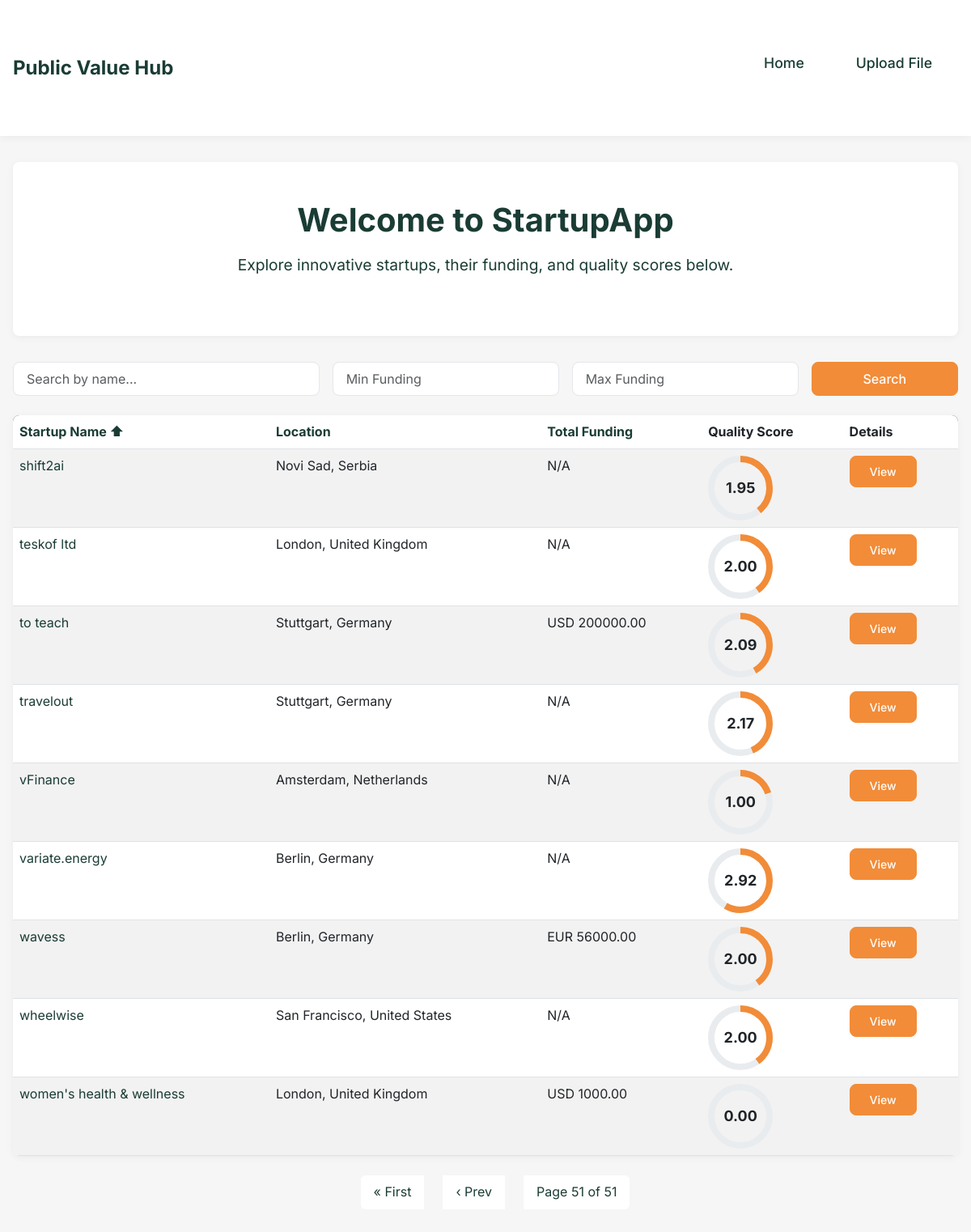
Screenshot of /?page=51&sort=item_name&order=asc&q=&min_funding=None&max_funding=None with the database file from the repository.
### startupapp/models.py (models this page shows, shortened)
class Startup(models.Model):
    startup_id = models.CharField(max_length=50, unique=True)
    item_name = models.CharField(max_length=255)
    pipeline = models.CharField(max_length=50, null=True, blank=True)
    location = models.CharField(max_length=150, null=True, blank=True)
    markets = models.TextField(null=True, blank=True)
    founders = models.JSONField(default=list, blank=True)
    social_media = models.JSONField(default=dict, blank=True)
    tagline = models.TextField(null=True, blank=True)
    milestone = models.TextField(null=True, blank=True)
    revenue_model = models.TextField(null=True, blank=True)
    sources = models.JSONField(default=list, blank=True)
    last_contact = models.DateTimeField(null=True, blank=True)
    incorporated = models.CharField(max_length=100, null=True, blank=True)
    founded_date = models.DateField(null=True, blank=True)
    differentiators = models.TextField(null=True, blank=True)
    description = models.TextField(null=True, blank=True)
    interfaces = models.TextField(null=True, blank=True)
    total_funding_currency = models.CharField(max_length=3, null=True, blank=True)  # Example: "USD"
    total_funding_amount = models.DecimalField(max_digits=15, decimal_places=2, null=True, blank=True)
    cash_runway = models.CharField(max_length=50, null=True, blank=True)
    rev_last_12_months = models.CharField(max_length=50, null=True, blank=True)
    rev_last_month = models.CharField(max_length=50, null=True, blank=True)
    rounds = models.IntegerField(null=True, blank=True)
    clients = models.TextField(null=True, blank=True)
    videos = models.TextField(null=True, blank=True)
    files = models.TextField(null=True, blank=True)
    created_at = models.DateTimeField(auto_now_add=True)
    updated_at = models.DateTimeField(auto_now=True)
    class Meta:
        indexes = [
            models.Index(fields=['startup_id']),
            models.Index(fields=['item_name']),
        ]

class StartupApplication(models.Model):
    startup = models.ForeignKey(Startup, on_delete=models.CASCADE, related_name="applications")
    application_id = models.CharField(max_length=50, unique=True)
    applicant_name = models.CharField(max_length=255, null=True, blank=True)
    primary_contact_title = models.CharField(max_length=255, null=True, blank=True)
    email = models.EmailField(null=True, blank=True)
    phone = models.CharField(max_length=20, null=True, blank=True)
    brief_description = models.TextField(null=True, blank=True)
    funding_requested = models.CharField(max_length=50, null=True, blank=True)
    business_stage = models.CharField(max_length=100, null=True, blank=True)
    average_score = models.FloatField(null=True, blank=True)
    submitted_at = models.DateTimeField(auto_now_add=True)
    contact_info = models.JSONField(default=dict, blank=True)
    videos = models.JSONField(default=dict, blank=True)
    registration_info = models.JSONField(default=dict, blank=True)
    progress_status = models.JSONField(default=dict, blank=True)
    financials = models.JSONField(default=dict, blank=True)
    customer_info = models.JSONField(default=dict, blank=True)

### startupapp/views.py (the view)
# urls.py: path('', startup_list, name='startup_list'),
def startup_list(request):
    search_query = request.GET.get('q', '').strip()
    min_funding = request.GET.get('min_funding')
    max_funding = request.GET.get('max_funding')
    startups = Startup.objects.all().prefetch_related('applications')
    if search_query:
        startups = startups.filter(item_name__icontains=search_query)
    try:
        if min_funding and min_funding != 'None':
            min_funding = Decimal(min_funding)
            startups = startups.filter(total_funding_amount__gte=min_funding)
    except (ValueError, InvalidOperation):
        pass
    try:
        if max_funding and max_funding != 'None':
            max_funding = Decimal(max_funding)
            startups = startups.filter(total_funding_amount__lte=max_funding)
    except (ValueError, InvalidOperation):
        pass
    allowed_sort_fields = ['item_name', 'location', 'total_funding_amount', 'created_at']
    sort_by = request.GET.get('sort', 'item_name')
    order = request.GET.get('order', 'asc')
    if sort_by not in allowed_sort_fields:
        sort_by = 'item_name'
    if order == 'desc':
        sort_by = f"-{sort_by}"
    startups = startups.order_by(sort_by)
    startups_with_dash = []
    for startup in startups:
        application = startup.applications.first()
        score = application.average_score if (application and application.average_score is not None) else 0
        dash_length = (score / 5.0) * 282.7
        startups_with_dash.append({
            'startup': startup,
            'dash_length': dash_length
        })
    paginator = Paginator(startups_with_dash, 10)
    page_number = request.GET.get('page')
    startups_page = paginator.get_page(page_number)
    return render(request, 'startups/startup_list.html', {
        'startups': startups_page,
        'sort_by': sort_by.lstrip('-'),
        'order': order,
        'search_query': search_query,
        'min_funding': min_funding if min_funding != 'None' else '',
        'max_funding': max_funding if max_funding != 'None' else ''
    })

### startupapp/templates/startups/startup_list.html (shortened to what this page needs)
{% extends 'base.html' %}
{% block content %}
  <div class="container">
    <div class="welcome-section">
      <h1>Welcome to StartupApp</h1>
      <p>Explore innovative startups, their funding, and quality scores below.</p>
    </div>
    <form method="GET" class="mb-4 search-form">
      <div class="row g-3">
        <div class="col-md-4">
          <input type="text" name="q" value="{{ search_query }}" placeholder="Search by name..." class="form-control" />
        </div>
        <div class="col-md-3">
          <input type="number" name="min_funding" value="{{ min_funding }}" placeholder="Min Funding" class="form-control" />
        </div>
        <div class="col-md-3">
          <input type="number" name="max_funding" value="{{ max_funding }}" placeholder="Max Funding" class="form-control" />
        </div>
        <div class="col-md-2">
          <button type="submit" class="btn btn-primary w-100">Search</button>
        </div>
      </div>
    </form>
    <table class="table table-striped">
      <thead>
        <tr>
          <th>
            <a href="?sort=item_name&order={% if sort_by == 'item_name' and order == 'asc' %}
                desc
              {% else %}
                asc
              {% endif %}">
              Startup Name{% if sort_by == 'item_name' %}{% if order == 'asc' %}
                ⬆
              {% else %}
                ⬇
              {% endif %}{% endif %}
            </a>
          </th>
          <th>
            <a href="?sort=location&order={% if sort_by == 'location' and order == 'asc' %}
                desc
              {% else %}
                asc
              {% endif %}">
              Location
            </a>
          </th>
          <th>
            <a href="?sort=total_funding_amount&order={% if sort_by == 'total_funding_amount' and order == 'asc' %}
                desc
              {% else %}
                asc
              {% endif %}">
              Total Funding
            </a>
          </th>
          <th>Quality Score</th>
          <th>Details</th>
        </tr>
      </thead>
      <tbody>
        {% for startup in startups %}
          <tr>
            <td>
              <a href="{% url 'startup_detail' startup.startup.id %}">{{ startup.startup.item_name }}</a>
            </td>
            <td>{{ startup.startup.location }}</td>
            <td>
              {% if startup.startup.total_funding_currency and startup.startup.total_funding_amount %}
                {{ startup.startup.total_funding_currency }} {{ startup.startup.total_funding_amount|floatformat:2 }}
              {% else %}
                N/A
              {% endif %}
            </td>
            <td>
              <div class="score-circle">
                <svg width="80" height="80" viewBox="0 0 100 100">
                  <circle cx="50" cy="50" r="45" fill="none" stroke="#E9ECEF" stroke-width="10" />
                  <circle cx="50" cy="50" r="45" fill="none" stroke="#F28C38" stroke-width="10" stroke-dasharray="{{ startup.dash_length }} 282.7" transform="rotate(-90 50 50)" />
                </svg>
                <span style="position: absolute;">
                  {% with application=startup.startup.applications.first %}
                    {{ application.average_score|floatformat:2|default:'0.00' }}
                  {% endwith %}
                </span>
              </div>
            </td>
            <td>
              <a href="{% url 'startup_detail' startup.startup.id %}" class="btn btn-primary btn-sm">View</a>
            </td>
          </tr>
        {% empty %}
          <tr>
            <td colspan="5" class="text-center">No startups found.</td>
          </tr>
        {% endfor %}
      </tbody>
    </table>
    <nav aria-label="Page navigation">
      <ul class="pagination justify-content-center mt-4">
        {% if startups.has_previous %}
          <li class="page-item">
            <a class="page-link" href="?page=1&sort={{ sort_by }}&order={{ order }}&q={{ search_query }}&min_funding={{ min_funding }}&max_funding={{ max_funding }}">« First</a>
          </li>
          <li class="page-item">
            <a class="page-link" href="?page={{ startups.previous_page_number }}&sort={{ sort_by }}&order={{ order }}&q={{ search_query }}&min_funding={{ min_funding }}&max_funding={{ max_funding }}">‹ Prev</a>
          </li>
        {% endif %}
        <li class="page-item {% if not startups.has_previous and not startups.has_next %}active{% endif %}">
          <span class="page-link">Page {{ startups.number }} of {{ startups.paginator.num_pages }}</span>
        </li>
      </ul>
    </nav>
  </div>
{% endblock %}

### startupapp/static/style.css (style rules this page uses)
body { font-family: 'Inter', sans-serif; background-color: #F5F6F5; color: #1A3C34; line-height: 1.6; }
.container { max-width: 1200px; margin: 0 auto; padding: 2rem 1rem; }
.btn-primary { background-color: #F28C38; border-color: #F28C38; color: #FFFFFF; font-weight: 500; padding: 0.5rem 1.5rem; border-radius: 8px; transition: background-color 0.3s ease; }
a { color: #1A3C34; text-decoration: none; }
.table { background-color: #FFFFFF; border-radius: 8px; overflow: hidden; box-shadow: 0 2px 10px rgba(0, 0, 0, 0.05); }
.table thead { background-color: #1A3C34; color: #FFFFFF; }
.table-striped tbody tr:nth-of-type(odd) { background-color: #F9FAFB; }
p { font-size: 1.1rem; color: #1A3C34; margin-bottom: 1.5rem; }
form { display: flex; flex-direction: column; gap: 1rem; }
.form-control { border: 1px solid #E5E7EB; border-radius: 8px; padding: 0.5rem 1rem; font-size: 1rem; color: #1A3C34; transition: border-color 0.3s ease; }
p, li { font-size: 1.1rem; color: #1A3C34; }
ul { list-style: none; padding-left: 0; }
ul li { margin-bottom: 0.75rem; position: relative; padding-left: 1.5rem; }
.welcome-section { text-align: center; padding: 3rem 0; background-color: #FFFFFF; border-radius: 8px; box-shadow: 0 2px 10px rgba(0, 0, 0, 0.05); margin-bottom: 2rem; }
.welcome-section h1 { font-weight: 700; font-size: 2.5rem; color: #1A3C34; margin-bottom: 1rem; }
.welcome-section p { font-size: 1.2rem; color: #1A3C34; margin-bottom: 1.5rem; }
.search-form .form-control { border: 1px solid #E5E7EB; box-shadow: none; transition: border-color 0.3s ease; }
.score-circle { width: 80px; height: 80px; position: relative; display: flex; align-items: center; justify-content: center; }
.score-circle span { font-weight: 700; font-size: 18px; }
.table a { transition: color 0.3s ease; }
.pagination .page-link { color: #1A3C34; border: none; padding: 0.5rem 1rem; }

### rows the page displays
Startup: startup.item_name "shift2ai", startup.location "Novi Sad, Serbia", shows "N/A", startup.applications.first.average_score "1.95"
Startup: startup.item_name "teskof ltd", startup.location "London, United Kingdom", shows "N/A", startup.applications.first.average_score "2.00"
Startup: startup.item_name "to teach", startup.location "Stuttgart, Germany", startup.total_funding_currency "USD", startup.total_funding_amount "200000.00", startup.applications.first.average_score "2.09"
Startup: startup.item_name "travelout", startup.location "Stuttgart, Germany", shows "N/A", startup.applications.first.average_score "2.17"
Startup: startup.item_name "vFinance", startup.location "Amsterdam, Netherlands", shows "N/A", startup.applications.first.average_score "1.00"
Startup: startup.item_name "variate.energy", startup.location "Berlin, Germany", shows "N/A", startup.applications.first.average_score "2.92"
Startup: startup.item_name "wavess", startup.location "Berlin, Germany", startup.total_funding_currency "EUR", startup.total_funding_amount "56000.00", startup.applications.first.average_score "2.00"
Startup: startup.item_name "wheelwise", startup.location "San Francisco, United States", shows "N/A", startup.applications.first.average_score "2.00"
Startup: startup.item_name "women's health & wellness", startup.location "London, United Kingdom", startup.total_funding_currency "USD", startup.total_funding_amount "1000.00", startup.applications.first.average_score "0.00"

### other values shown
{{ startups.number }} "51"
{{ startups.paginator.num_pages }} "51"
